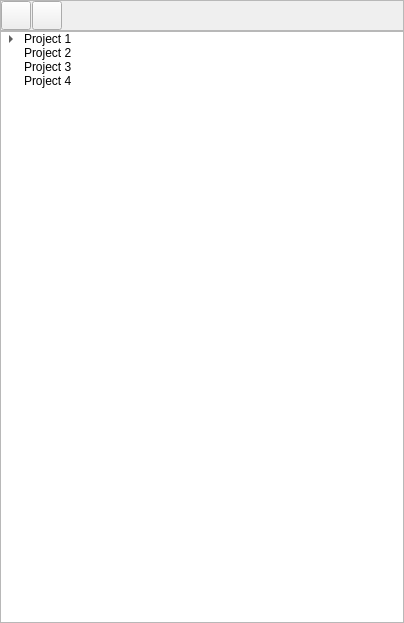
<?xml version="1.0" encoding="UTF-8"?>
<ui version="4.0">
 <class>Workspace</class>
 <widget class="QDockWidget" name="Workspace">
  <property name="geometry">
   <rect>
    <x>0</x>
    <y>0</y>
    <width>404</width>
    <height>623</height>
   </rect>
  </property>
  <property name="allowedAreas">
   <set>Qt::LeftDockWidgetArea|Qt::RightDockWidgetArea</set>
  </property>
  <property name="windowTitle">
   <string>Projects</string>
  </property>
  <widget class="QWidget" name="dockWidgetContents">
   <layout class="QVBoxLayout" name="verticalLayout">
    <property name="spacing">
     <number>0</number>
    </property>
    <property name="margin">
     <number>0</number>
    </property>
    <item>
     <widget class="QFrame" name="toolsProject">
      <property name="frameShape">
       <enum>QFrame::StyledPanel</enum>
      </property>
      <property name="frameShadow">
       <enum>QFrame::Raised</enum>
      </property>
      <layout class="QHBoxLayout" name="horizontalLayout">
       <property name="spacing">
        <number>1</number>
       </property>
       <property name="margin">
        <number>0</number>
       </property>
       <item>
        <widget class="QToolButton" name="btnNewProject">
         <property name="text">
          <string/>
         </property>
         <property name="icon">
          <iconset resource="uvcdat.qrc">
           <normaloff>:/icons/resources/icons/new.png</normaloff>:/icons/resources/icons/new.png</iconset>
         </property>
         <property name="iconSize">
          <size>
           <width>22</width>
           <height>22</height>
          </size>
         </property>
        </widget>
       </item>
       <item>
        <widget class="QToolButton" name="btnOpenProject">
         <property name="text">
          <string/>
         </property>
         <property name="icon">
          <iconset resource="uvcdat.qrc">
           <normaloff>:/icons/resources/icons/open.png</normaloff>:/icons/resources/icons/open.png</iconset>
         </property>
         <property name="iconSize">
          <size>
           <width>22</width>
           <height>22</height>
          </size>
         </property>
        </widget>
       </item>
       <item>
        <spacer name="horizontalSpacer">
         <property name="orientation">
          <enum>Qt::Horizontal</enum>
         </property>
         <property name="sizeHint" stdset="0">
          <size>
           <width>229</width>
           <height>20</height>
          </size>
         </property>
        </spacer>
       </item>
      </layout>
     </widget>
    </item>
    <item>
     <widget class="QTreeWidget" name="treeProjects">
      <property name="rootIsDecorated">
       <bool>true</bool>
      </property>
      <property name="expandsOnDoubleClick">
       <bool>false</bool>
      </property>
      <attribute name="headerVisible">
       <bool>false</bool>
      </attribute>
      <column>
       <property name="text">
        <string>1</string>
       </property>
      </column>
      <item>
       <property name="text">
        <string>Project 1</string>
       </property>
       <property name="icon">
        <iconset>
         <normalon>:/icons/resources/icons/folder_blue_open.png</normalon>
        </iconset>
       </property>
       <item>
        <property name="text">
         <string>Cloudness Plot</string>
        </property>
       </item>
       <item>
        <property name="text">
         <string>Plot 2</string>
        </property>
       </item>
       <item>
        <property name="text">
         <string>Analysis 3</string>
        </property>
       </item>
       <item>
        <property name="text">
         <string>Animation</string>
        </property>
       </item>
      </item>
      <item>
       <property name="text">
        <string>Project 2</string>
       </property>
       <property name="icon">
        <iconset>
         <normalon>:/icons/resources/icons/folder_blue.png</normalon>
        </iconset>
       </property>
      </item>
      <item>
       <property name="text">
        <string>Project 3</string>
       </property>
       <property name="icon">
        <iconset>
         <normalon>:/icons/resources/icons/folder_blue.png</normalon>
        </iconset>
       </property>
      </item>
      <item>
       <property name="text">
        <string>Project 4</string>
       </property>
       <property name="icon">
        <iconset>
         <normalon>:/icons/resources/icons/folder_blue.png</normalon>
        </iconset>
       </property>
      </item>
     </widget>
    </item>
   </layout>
  </widget>
 </widget>
 <resources>
  <include location="uvcdat.qrc"/>
 </resources>
 <connections/>
</ui>
